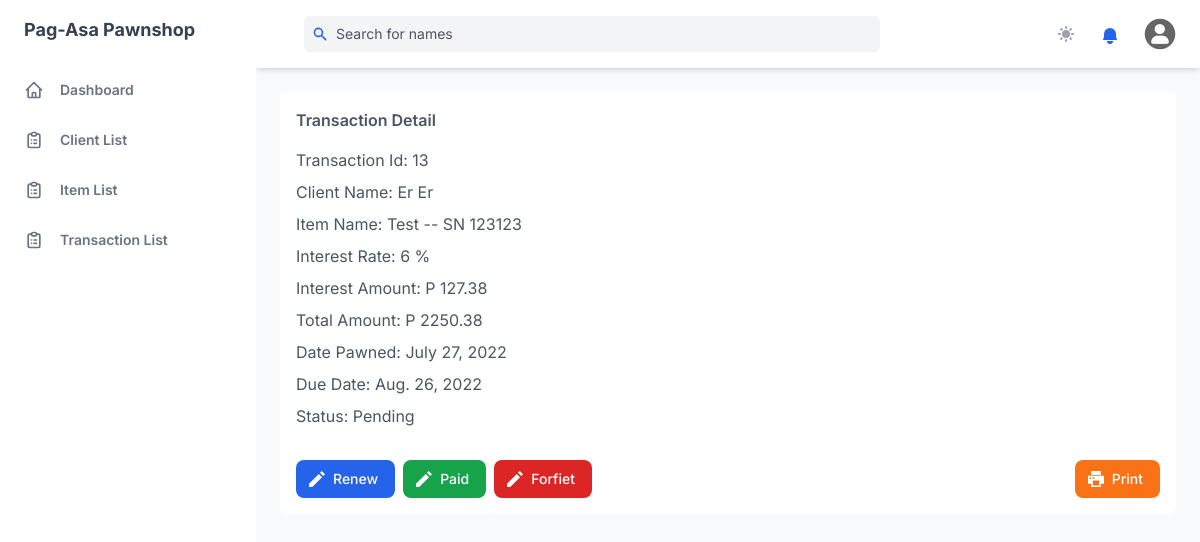
Before: /transaction/13/ (signed in) with the older database file.
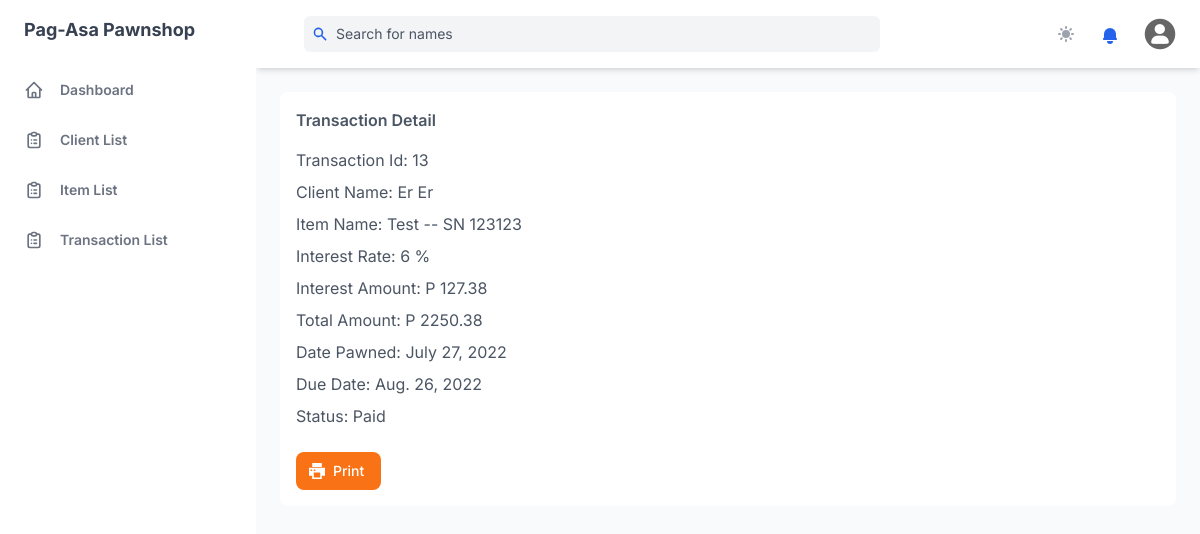
After: the same page with the newer database file.
### management_system/models.py (models this page shows, shortened)
class Transaction(models.Model):
    STATUS_CHOICE = [
        ('New', 'New'),
        ('Pending', 'Pending'),
        ('Paid', 'Paid'),
        ('Renew','Renew'),
    ]
    client = models.ForeignKey(Client, related_name='clients', on_delete=models.CASCADE)
    item = models.OneToOneField(Item, related_name='items', on_delete=models.CASCADE)
    interest_rate = models.PositiveIntegerField()
    date_pawned = models.DateField(auto_now_add=True)
    month = models.PositiveIntegerField(default=1)
    status = models.CharField(max_length=20, choices=STATUS_CHOICE, default='New')
    created = models.DateTimeField(auto_now_add=True)
    updated = models.DateTimeField(auto_now=True)
    @property
    def due_date(self):
        month = datetime.timedelta(self.month*30)
        due_date = self.date_pawned + month
        return due_date
    def total(self):
        interest_rate = float(self.interest_rate) / 100
        interest = float(self.item.appraise_value) * interest_rate
        total = float(self.item.appraise_value) + interest
        return total
    def interest_amount(self):
        interest_rate = float(self.interest_rate) / 100
        return float(self.item.appraise_value) * interest_rate

class Client(models.Model):
    CLIENT_STATUS =  [
    ('active', 'Active'),
    ('inactive', 'Inactive'),
    ]
    first_name = models.CharField(max_length=255)
    last_name = models.CharField(max_length=255)
    middle_name = models.CharField(max_length=255, null=True, blank=True)
    address = models.TextField(max_length=500)
    contact_number = models.IntegerField()
    email_address = models.CharField(max_length=255, blank=True, null=True)
    status = models.CharField(max_length=10, choices=CLIENT_STATUS, default='active')
    created = models.DateTimeField(auto_now_add=True)
    updated = models.DateTimeField(auto_now=True)

class Item(models.Model):
    CHOICE = [
        ('A', 'Active'),
        ('I', 'Inactive')
    ]
    item = models.CharField(max_length=255)
    serial_number = models.IntegerField()
    model = models.CharField(max_length=255)
    appraise_value = models.DecimalField(max_digits=10, decimal_places=2)
    item_description = models.CharField(max_length=255, blank=True, null=True)
    category = models.ManyToManyField(
        Category, blank=True, related_name="categories")
    status=models.CharField(choices=CHOICE, default='A', max_length=2)
    remarks = models.TextField(blank=True, null=True)
    created = models.DateTimeField(auto_now_add=True)
    updated = models.DateTimeField(auto_now=True)

### management_system/views.py (the view)
class TransactionDetailView(LoginRequiredMixin, DetailView):
    template_name = 'components/transaction_detail.html'
    model = Transaction

### templates/components/transaction_detail.html (shortened to what the changed rows need)
{% extends 'base.html' %}
{% load l10n %} {% block content %}
<div
id="print-this"  class="min-w-0 p-4 mt-6 space-y-2 bg-white rounded-lg shadow-xs dark:bg-gray-800"
>
  <h4 class="mb-4 font-semibold text-gray-600 dark:text-gray-300">
    Transaction Detail
  </h4>
  <p class="text-gray-600 dark:text-gray-400">
    <span>Transaction Id:</span> {{object.pk}}
  </p>
    <p class="text-gray-600 dark:text-gray-400">
        <a href="{% url 'client_detail' object.client.pk %}" hx-boost="true" hx-indicator="#my-indicator">
        <span>Client Name:</span> {{object.client.first_name|title}} {{object.client.last_name|title}}
    </a>
    </p>
        <p class="text-gray-600 dark:text-gray-400">
            <a href="{% url 'item_detail' object.item.pk %}" hx-boost="true" hx-indicator="#my-indicator">
            <span>Item Name:</span> {{object.item.item|title}} -- SN {{object.item.serial_number|unlocalize}}
        </a>
        </p>
  <p class="text-gray-600 dark:text-gray-400">
    <span>Interest Rate:</span> {{object.interest_rate|title}} %
  </p>
  <p class="text-gray-600 dark:text-gray-400">
    <span>Interest Amount:</span> P {{object.interest_amount}}
  </p>
  <p class="text-gray-600 dark:text-gray-400">
    <span>Total Amount:</span>  P {{object.total}}
  </p>
  <p class="text-gray-600 dark:text-gray-400">
    <span>Date Pawned:</span> {{object.date_pawned}}
  </p>
  <p class="text-gray-600 dark:text-gray-400">
    <span>Due Date:</span> {{object.due_date}}
  </p>
  <p class="text-gray-600 dark:text-gray-400">
    <span>Status:</span> {{object.status|title}}
  </p>
  {% if object.status != 'Paid'%}
  <div class="flex items-center justify-between">
    <div id="hide-this" class="flex space-x-2">
      <a hx-confirm="Are you sure you want to renew?" href="{% url 'transaction_renew' object.pk %}" hx-boost="true" hx-indicator="#my-indicator">
        <button
          class="flex items-center justify-between px-4 py-2 mt-6 text-sm font-medium leading-5 text-white transition-colors duration-150 bg-blue-600 border border-transparent rounded-lg active:bg-blue-600 hover:bg-blue-700 focus:outline-none focus:shadow-outline-blue"
        >
          <svg
            fill="currentColor"
            class="w-4 h-4 mr-2 -ml-1"
            xmlns="http://www.w3.org/2000/svg"
            viewBox="0 0 20 20"
          >
            <path
              d="M12.3 3.7l4 4L4 20H0v-4L12.3 3.7zm1.4-1.4L16 0l4 4-2.3 2.3-4-4z"
            />
          </svg>
          <span>Renew</span>
        </button>
      </a>
      <a hx-confirm="Are you sure? You cannot undone this action" href="{% url 'transaction_paid' object.pk %}" hx-boost="true" hx-indicator="#my-indicator">
        <button
          class="flex items-center justify-between px-4 py-2 mt-6 text-sm font-medium leading-5 text-white transition-colors duration-150 bg-green-600 border border-transparent rounded-lg active:bg-green-600 hover:bg-green-700 focus:outline-none focus:shadow-outline-green"
        >
          <svg
            fill="currentColor"
            class="w-4 h-4 mr-2 -ml-1"
            xmlns="http://www.w3.org/2000/svg"
            viewBox="0 0 20 20"
          >
            <path
              d="M12.3 3.7l4 4L4 20H0v-4L12.3 3.7zm1.4-1.4L16 0l4 4-2.3 2.3-4-4z"
            />
          </svg>
          <span>Paid</span>
        </button>
      </a>
      {% if object.status == 'Pending'%}
      <a hx-confirm="Are you sure? You cannot undone this action" href="{% url 'transaction_forfeit' object.pk %}" hx-boost="true" hx-indicator="#my-indicator">
        <button
          class="flex items-center justify-between px-4 py-2 mt-6 text-sm font-medium leading-5 text-white transition-colors duration-150 bg-red-600 border border-transparent rounded-lg active:bg-red-600 hover:bg-red-700 focus:outline-none focus:shadow-outline-red"
        >
          <svg
            fill="currentColor"
            class="w-4 h-4 mr-2 -ml-1"
            xmlns="http://www.w3.org/2000/svg"
            viewBox="0 0 20 20"
          >
            <path
              d="M12.3 3.7l4 4L4 20H0v-4L12.3 3.7zm1.4-1.4L16 0l4 4-2.3 2.3-4-4z"
            />
          </svg>
          <span>Forfiet</span>
        </button>
      </a>
      {%endif%}
    </div>
    {% endif %}
    <div id="hidden-print">
      <button
          x-data
          @click="print()"
          class="flex items-center justify-between px-4 py-2 mt-6 text-sm font-medium leading-5 text-white transition-colors duration-150 bg-orange-500 border border-transparent rounded-lg active:bg-orange-600 hover:bg-orange-700 focus:outline-none focus:shadow-outline-green"
        >
        </button>
    </div>
  </div>
</div>
{% endblock content %}

Changed rows visible on the page:
changed Transaction "Er": status "Pending" → "Paid"
Other visible differences:
text no longer shown: "Renew Paid Forfiet"
